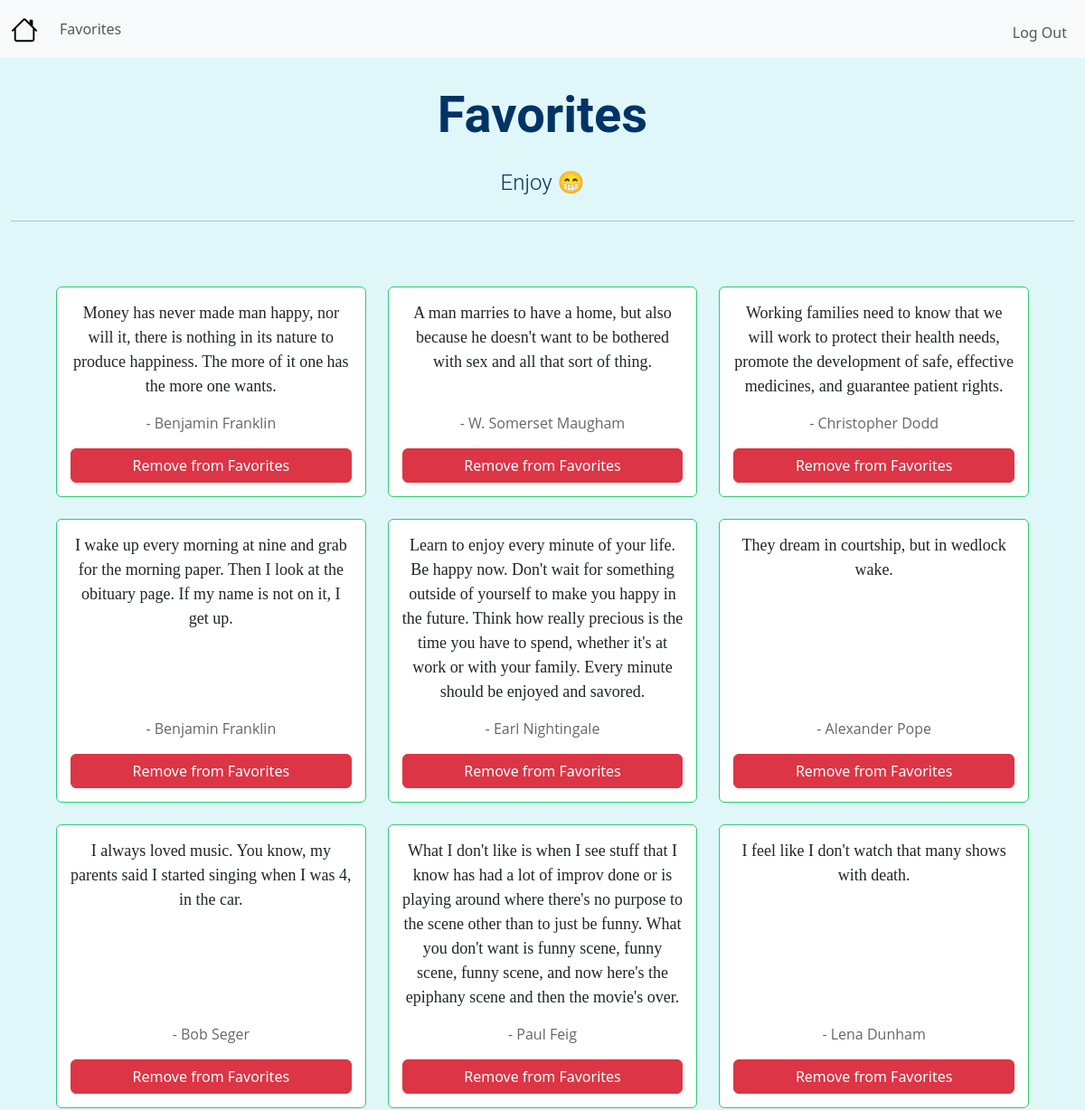
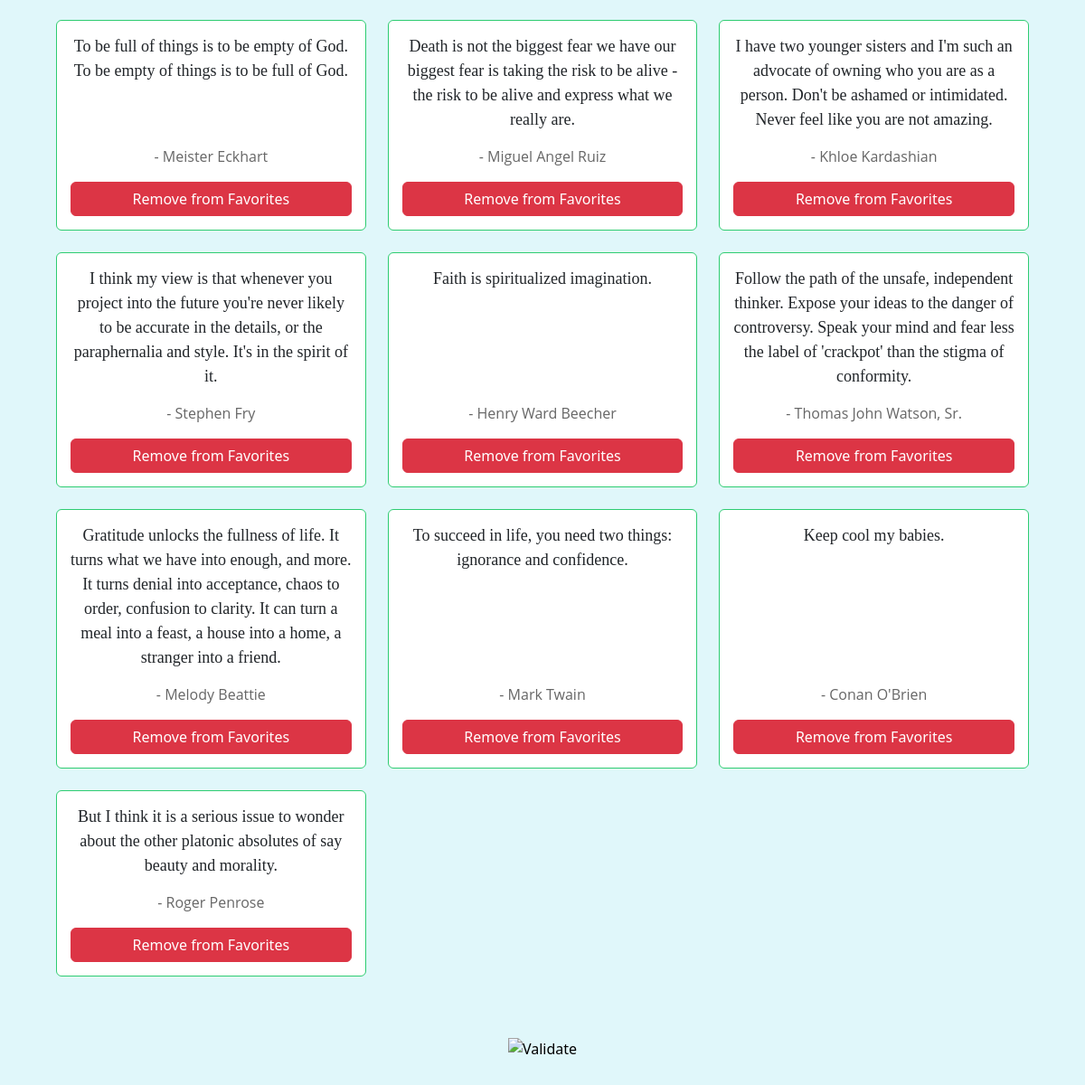
The app's page /favorites (signed in) with its own data (2 pictures, top to bottom).
### app.py (models this page shows, shortened)
class Favorites(db.Model):
    __tablename__ = "favorites"
    id = db.Column(db.Integer, primary_key=True)
    user_id = db.Column(db.Integer, db.ForeignKey('users.id'), nullable=False)
    quote = db.Column(db.String(1000), unique=True, nullable=False)
    author = db.Column(db.String(300), nullable=False)

### app.py (the view)
@app.route("/favorites")
@login_required
def favorites():
    user_favorites = Favorites.query.filter_by(user_id=session["user_id"]).all()
    return render_template("favorites.html", favorites=user_favorites)

### helpers.py (called while the page is built)
def login_required(f):
    @wraps(f)
    def decorated_function(*args, **kwargs):
        if session.get("user_id") is None:
            return redirect("/login")
        return f(*args, **kwargs)
    return decorated_function

### templates/favorites.html (shortened to what this page needs)
{% extends "layout.html" %}
{% block jumbo_title %}Favorites{% endblock %}
{% block jumbo_message %}Enjoy &#128513;{% endblock %}
{% block main %}
    <div class="favorites-container">
        <div class="row row-cols-1 row-cols-md-2 row-cols-lg-3 g-4">
            {% for favorite in favorites %}
            <div class="col">
                <div class="card h-100">
                    <div class="card-body">
                        <p class="card-text quote-text">{{ favorite.quote }}</p>
                        <p class="card-text author-text">- {{ favorite.author }}</p>
                        <button class="btn btn-danger remove-favorite"
                                data-quote = "{{ favorite.quote|tojson }}"
                                author-quote = "{{ favorite.author|tojson }}"
                                onclick="removeFavorite(this)">
                            Remove from Favorites
                        </button>
                    </div>
                </div>
            </div>
            {% endfor %}
        </div>
    </div>
{% endblock %}

### static/styles.css (style rules this page uses)
body { background-color: #e0f7fa; }
.favorites-container { padding: 20px; padding-top: 0px; }
.card { border: 1px solid #2ecc71; transition: transform 0.2s; flex: 0 1 300px; max-width: 400px; margin: 0; display: flex; flex-direction: column; }
.card-body { flex: 1; display: flex; flex-direction: column; justify-content: space-between; padding: 15px; overflow-y: auto; max-height: 400px; }
.quote-text { font-size: 18px; font-family: "Georgia", serif; margin-bottom: 15px; }
.author-text { font-size: 16px; font-family: "Open Sans", sans-serif; color: #666; margin-top: auto; }
.quote-text { font-size: 18px; font-family: "Georgia", serif; }
.author-text { font-size: 16px; font-family: "Open Sans", sans-serif; color: #666 }

### records on screen
Favorites: quote "Money has never made man happy, nor will it, there is nothing in its nature to produce happiness. The more of it one has the more one wants.", author "Benjamin Franklin"
Favorites: quote "A man marries to have a home, but also because he doesn't want to be bothered with sex and all that sort of thing.", author "W. Somerset Maugham"
Favorites: quote "Working families need to know that we will work to protect their health needs, promote the development of safe, effective medicines, and guarantee patient rights.", author "Christopher Dodd"
Favorites: quote "I wake up every morning at nine and grab for the morning paper. Then I look at the obituary page. If my name is not on it, I get up.", author "Benjamin Franklin"
Favorites: quote "Learn to enjoy every minute of your life. Be happy now. Don't wait for something outside of yourself to make you happy in the future. Think how really precious is the time you have to spend, whether it's at work or with your family. Every minute should be enjoyed and savored.", author "Earl Nightingale"
Favorites: quote "They dream in courtship, but in wedlock wake.", author "Alexander Pope"
Favorites: quote "I always loved music. You know, my parents said I started singing when I was 4, in the car.", author "Bob Seger"
Favorites: quote "What I don't like is when I see stuff that I know has had a lot of improv done or is playing around where there's no purpose to the scene other than to just be funny. What you don't want is funny scene, funny scene, funny scene, and now here's the epiphany scene and then the movie's over.", author "Paul Feig"
Favorites: quote "I feel like I don't watch that many shows with death.", author "Lena Dunham"
Favorites: quote "To be full of things is to be empty of God. To be empty of things is to be full of God.", author "Meister Eckhart"
Favorites: quote "Death is not the biggest fear we have our biggest fear is taking the risk to be alive - the risk to be alive and express what we really are.", author "Miguel Angel Ruiz"
Favorites: quote "I have two younger sisters and I'm such an advocate of owning who you are as a person. Don't be ashamed or intimidated. Never feel like you are not amazing.", author "Khloe Kardashian"
Favorites: quote "I think my view is that whenever you project into the future you're never likely to be accurate in the details, or the paraphernalia and style. It's in the spirit of it.", author "Stephen Fry"
Favorites: quote "Faith is spiritualized imagination.", author "Henry Ward Beecher"
Favorites: quote "Follow the path of the unsafe, independent thinker. Expose your ideas to the danger of controversy. Speak your mind and fear less the label of 'crackpot' than the stigma of conformity.", author "Thomas John Watson, Sr."
Favorites: quote "Gratitude unlocks the fullness of life. It turns what we have into enough, and more. It turns denial into acceptance, chaos to order, confusion to clarity. It can turn a meal into a feast, a house into a home, a stranger into a friend.", author "Melody Beattie"
Favorites: quote "To succeed in life, you need two things: ignorance and confidence.", author "Mark Twain"
Favorites: quote "Keep cool my babies.", author "Conan O'Brien"
Favorites: quote "But I think it is a serious issue to wonder about the other platonic absolutes of say beauty and morality.", author "Roger Penrose"
